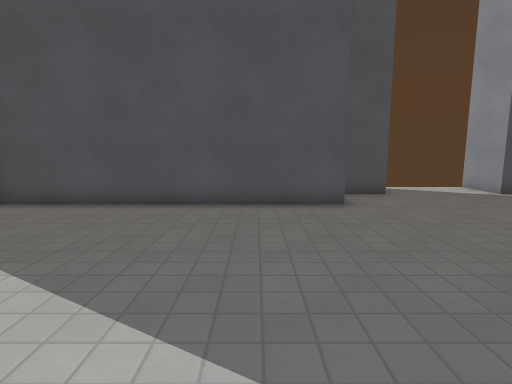
View 1 (above)

14 first-person views from a walk through a level from a Godot 3-D game. The camera is 1.4 m above the floor, tilts 8° down and sees 80° across. The floor is counted in squares, 0.9 m on a side. Each view is taken from the middle of a square. On the plan, view 1 faces up. The plan holds only what a view shows up to about 15 squares ahead; the rest is blank. The place goes on beyond the plan. Surface patterns are stand-ins for the level's own textures.

View 2
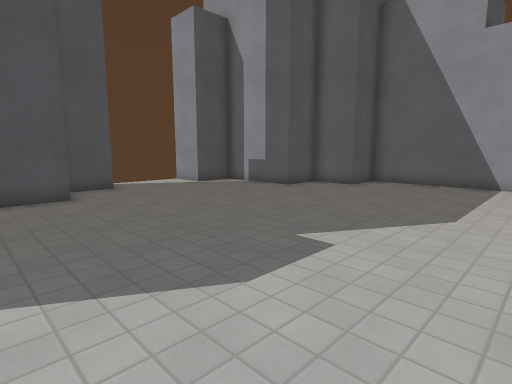

View 3
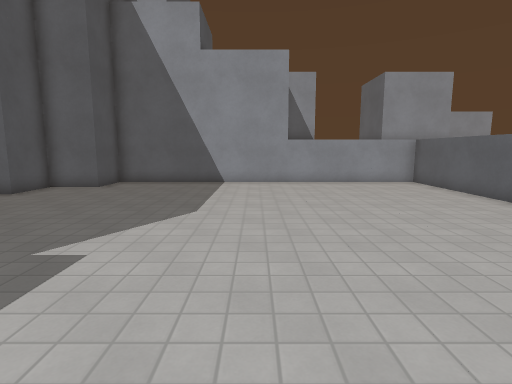

View 4
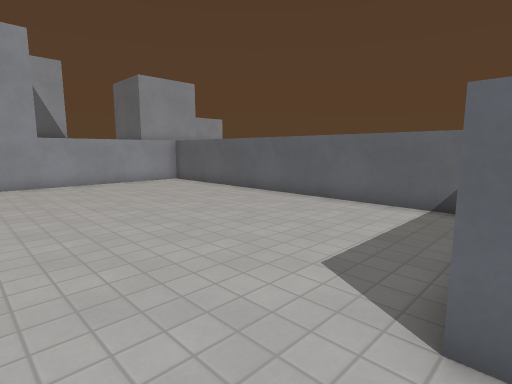

View 5
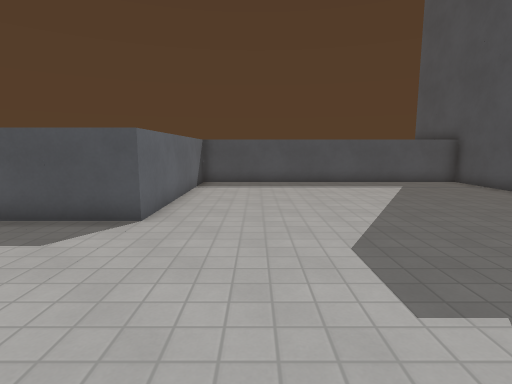

View 6
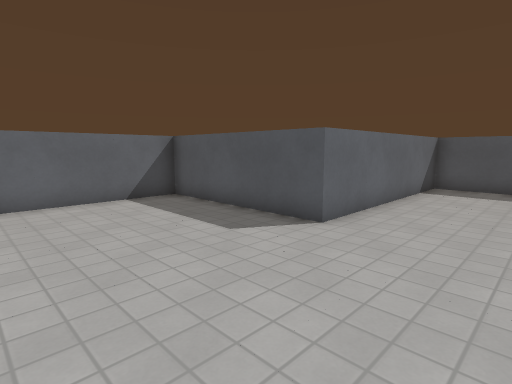

View 7
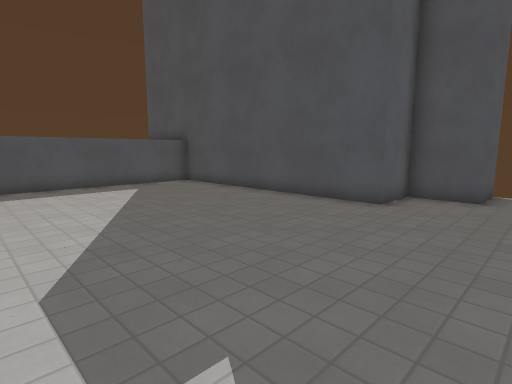

View 8
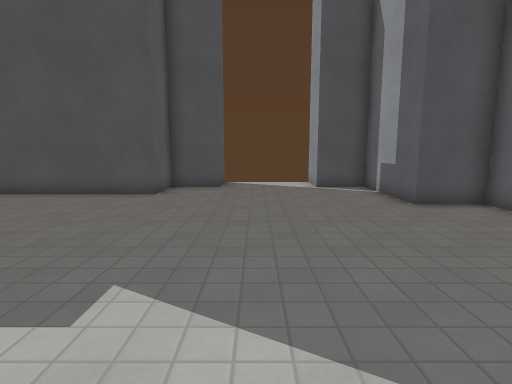

View 9
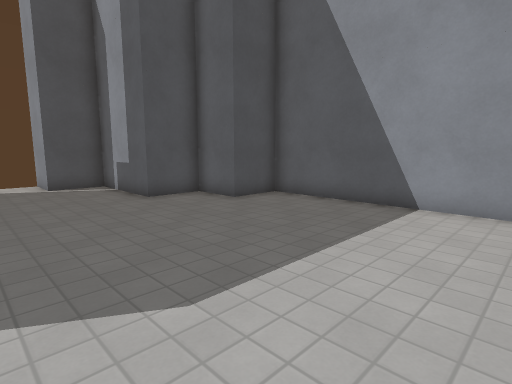

View 10
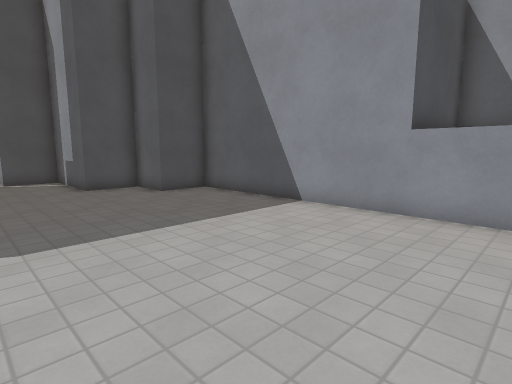

View 11
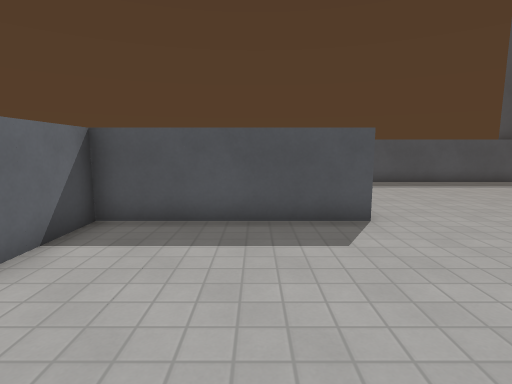

View 12
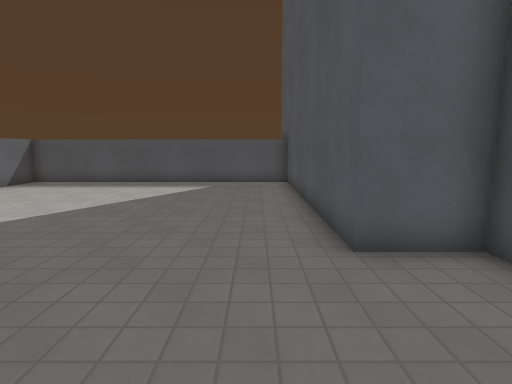

View 13
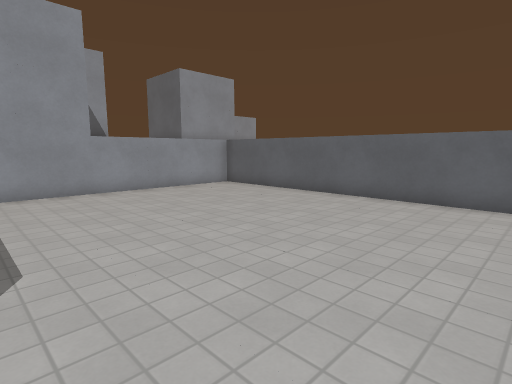

View 14
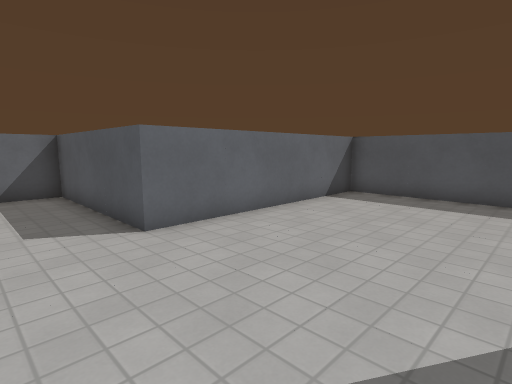

### Floor plan
Points are (right, up) in squares from view 1. A wall is a line through its corners. A room is listed if a view was taken in it or the views show most of it. See-through windows are left out.
Room 1 (views 1, 2, 3, 4, 5, 6, 7, 8, 9, 10, 11, 12, 13, 14)
walls: (4.5, 12.5) (4.5, 10.5) (2.5, 10.5) (2.5, 8.5) (-7.5, 8.5) (-7.5, -3.5) (0.5, -3.5) (0.5, -9.5) (14.5, -9.5) (14.5, 4.5) (12.5, 4.5) (12.5, 6.5) (10.5, 6.5) (10.5, 10.5) (8.5, 10.5) (8.5, 12.5)

Where each view was taken, in squares from view 1:
view 1: 0 up, 0 right, facing up
view 2: 2 down, 0 right, facing up-right
view 3: 2 down, 0 right, facing right
view 4: 1 down, 0 right, facing down-right
view 5: 1 down, 7 right, facing left
view 6: 0 up, 6 right, facing down-left
view 7: 0 up, 6 right, facing up-left
view 8: 2 down, 6 right, facing up
view 9: 3 down, 6 right, facing up-right
view 10: 6 down, 7 right, facing up-right
view 11: 6 down, 7 right, facing left
view 12: 7 up, 7 right, facing left
view 13: 0 up, 3 right, facing down-right
view 14: 2 up, 3 right, facing down-left
